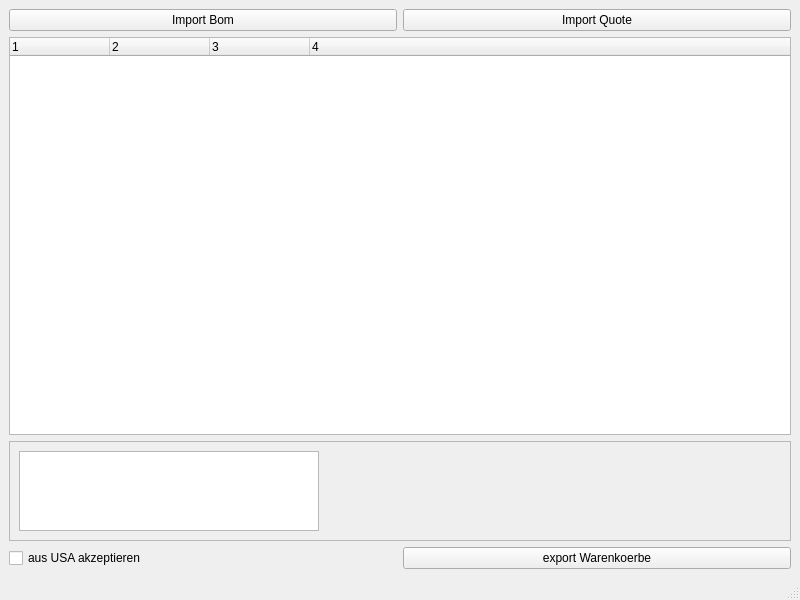
<?xml version="1.0" encoding="UTF-8"?>
<ui version="4.0">
 <class>MainWindow</class>
 <widget class="QMainWindow" name="MainWindow">
  <property name="geometry">
   <rect>
    <x>0</x>
    <y>0</y>
    <width>800</width>
    <height>600</height>
   </rect>
  </property>
  <property name="windowTitle">
   <string>MainWindow</string>
  </property>
  <widget class="QWidget" name="centralwidget">
   <layout class="QGridLayout" name="gridLayout">
    <item row="2" column="0">
     <widget class="QFrame" name="frmCellInfo">
      <property name="maximumSize">
       <size>
        <width>16777215</width>
        <height>100</height>
       </size>
      </property>
      <property name="frameShape">
       <enum>QFrame::StyledPanel</enum>
      </property>
      <property name="frameShadow">
       <enum>QFrame::Raised</enum>
      </property>
      <layout class="QGridLayout" name="gridLayout_2">
       <item row="0" column="0">
        <layout class="QHBoxLayout" name="horizontalLayout_3">
         <item>
          <widget class="QPlainTextEdit" name="txtCellInfo">
           <property name="maximumSize">
            <size>
             <width>300</width>
             <height>100</height>
            </size>
           </property>
           <property name="readOnly">
            <bool>true</bool>
           </property>
           <property name="backgroundVisible">
            <bool>false</bool>
           </property>
          </widget>
         </item>
         <item>
          <layout class="QVBoxLayout" name="verticalLayout">
           <item>
            <spacer name="horizontalSpacer">
             <property name="orientation">
              <enum>Qt::Horizontal</enum>
             </property>
             <property name="sizeHint" stdset="0">
              <size>
               <width>40</width>
               <height>20</height>
              </size>
             </property>
            </spacer>
           </item>
          </layout>
         </item>
        </layout>
       </item>
      </layout>
     </widget>
    </item>
    <item row="0" column="0">
     <layout class="QHBoxLayout" name="horizontalLayout_2">
      <item>
       <widget class="QPushButton" name="btnImportBom">
        <property name="text">
         <string>Import Bom</string>
        </property>
       </widget>
      </item>
      <item>
       <widget class="QPushButton" name="btnImportQuote">
        <property name="text">
         <string>Import Quote</string>
        </property>
       </widget>
      </item>
     </layout>
    </item>
    <item row="3" column="0">
     <layout class="QHBoxLayout" name="horizontalLayout">
      <item>
       <widget class="QCheckBox" name="checkBox">
        <property name="text">
         <string>aus USA akzeptieren</string>
        </property>
        <property name="checkable">
         <bool>false</bool>
        </property>
       </widget>
      </item>
      <item>
       <widget class="QPushButton" name="btnExportCarts">
        <property name="text">
         <string>export Warenkoerbe</string>
        </property>
       </widget>
      </item>
     </layout>
    </item>
    <item row="1" column="0">
     <widget class="QTreeWidget" name="treeBOM">
      <property name="columnCount">
       <number>4</number>
      </property>
      <column>
       <property name="text">
        <string notr="true">1</string>
       </property>
      </column>
      <column>
       <property name="text">
        <string notr="true">2</string>
       </property>
      </column>
      <column>
       <property name="text">
        <string notr="true">3</string>
       </property>
      </column>
      <column>
       <property name="text">
        <string notr="true">4</string>
       </property>
      </column>
     </widget>
    </item>
   </layout>
  </widget>
  <widget class="QMenuBar" name="menubar">
   <property name="geometry">
    <rect>
     <x>0</x>
     <y>0</y>
     <width>800</width>
     <height>21</height>
    </rect>
   </property>
  </widget>
  <widget class="QStatusBar" name="statusbar"/>
 </widget>
 <resources/>
 <connections/>
</ui>
